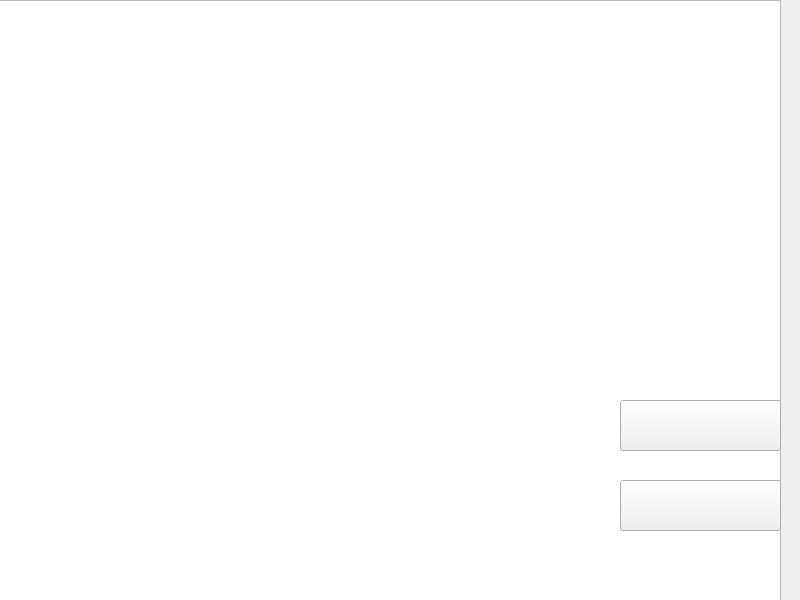
<?xml version="1.0" encoding="UTF-8"?>
<ui version="4.0">
 <class>Widget</class>
 <widget class="QWidget" name="Widget">
  <property name="geometry">
   <rect>
    <x>0</x>
    <y>0</y>
    <width>800</width>
    <height>600</height>
   </rect>
  </property>
  <property name="windowTitle">
   <string>Widget</string>
  </property>
  <widget class="QGraphicsView" name="graphicsView">
   <property name="geometry">
    <rect>
     <x>-30</x>
     <y>0</y>
     <width>811</width>
     <height>601</height>
    </rect>
   </property>
  </widget>
  <widget class="QPushButton" name="startButton">
   <property name="geometry">
    <rect>
     <x>620</x>
     <y>400</y>
     <width>161</width>
     <height>51</height>
    </rect>
   </property>
   <property name="text">
    <string/>
   </property>
  </widget>
  <widget class="QPushButton" name="closeButton">
   <property name="geometry">
    <rect>
     <x>620</x>
     <y>480</y>
     <width>161</width>
     <height>51</height>
    </rect>
   </property>
   <property name="text">
    <string/>
   </property>
  </widget>
 </widget>
 <resources/>
 <connections/>
</ui>
